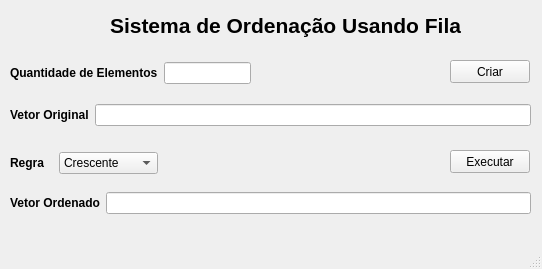
<?xml version="1.0" encoding="UTF-8"?>
<ui version="4.0">
 <class>MainWindow</class>
 <widget class="QMainWindow" name="MainWindow">
  <property name="geometry">
   <rect>
    <x>0</x>
    <y>0</y>
    <width>542</width>
    <height>269</height>
   </rect>
  </property>
  <property name="windowTitle">
   <string>MainWindow</string>
  </property>
  <widget class="QWidget" name="centralwidget">
   <widget class="QLabel" name="labelTitulo">
    <property name="geometry">
     <rect>
      <x>110</x>
      <y>10</y>
      <width>351</width>
      <height>31</height>
     </rect>
    </property>
    <property name="text">
     <string>&lt;html&gt;&lt;head/&gt;&lt;body&gt;&lt;p&gt;&lt;span style=&quot; font-size:16pt; font-weight:700;&quot;&gt;Sistema de Ordenação Usando Fila&lt;/span&gt;&lt;/p&gt;&lt;/body&gt;&lt;/html&gt;</string>
    </property>
   </widget>
   <widget class="QPushButton" name="pushButtonCriar">
    <property name="geometry">
     <rect>
      <x>450</x>
      <y>60</y>
      <width>80</width>
      <height>23</height>
     </rect>
    </property>
    <property name="text">
     <string>Criar</string>
    </property>
   </widget>
   <widget class="QPushButton" name="pushButtonExecutar">
    <property name="geometry">
     <rect>
      <x>450</x>
      <y>150</y>
      <width>80</width>
      <height>23</height>
     </rect>
    </property>
    <property name="toolTip">
     <string>&lt;html&gt;&lt;head/&gt;&lt;body&gt;&lt;p&gt;&lt;br/&gt;&lt;/p&gt;&lt;/body&gt;&lt;/html&gt;</string>
    </property>
    <property name="text">
     <string>Executar</string>
    </property>
   </widget>
   <widget class="QWidget" name="layoutWidget">
    <property name="geometry">
     <rect>
      <x>10</x>
      <y>60</y>
      <width>241</width>
      <height>26</height>
     </rect>
    </property>
    <layout class="QHBoxLayout" name="horizontalLayout">
     <item>
      <widget class="QLabel" name="labelQuantidadeElementos">
       <property name="text">
        <string>&lt;html&gt;&lt;head/&gt;&lt;body&gt;&lt;p&gt;&lt;span style=&quot; font-weight:700;&quot;&gt;Quantidade de Elementos&lt;/span&gt;&lt;/p&gt;&lt;/body&gt;&lt;/html&gt;</string>
       </property>
      </widget>
     </item>
     <item>
      <widget class="QLineEdit" name="lineEditQuantidadeDeElementos"/>
     </item>
    </layout>
   </widget>
   <widget class="QWidget" name="layoutWidget">
    <property name="geometry">
     <rect>
      <x>10</x>
      <y>100</y>
      <width>521</width>
      <height>31</height>
     </rect>
    </property>
    <layout class="QHBoxLayout" name="horizontalLayout_2">
     <item>
      <widget class="QLabel" name="labelVetorOriginal">
       <property name="text">
        <string>&lt;html&gt;&lt;head/&gt;&lt;body&gt;&lt;p&gt;&lt;span style=&quot; font-weight:700;&quot;&gt;Vetor Original&lt;/span&gt;&lt;/p&gt;&lt;/body&gt;&lt;/html&gt;</string>
       </property>
      </widget>
     </item>
     <item>
      <widget class="QLineEdit" name="lineEditVetorOriginal"/>
     </item>
    </layout>
   </widget>
   <widget class="QWidget" name="layoutWidget">
    <property name="geometry">
     <rect>
      <x>10</x>
      <y>150</y>
      <width>148</width>
      <height>26</height>
     </rect>
    </property>
    <layout class="QHBoxLayout" name="horizontalLayout_3">
     <item>
      <widget class="QLabel" name="labelRegra">
       <property name="text">
        <string>&lt;html&gt;&lt;head/&gt;&lt;body&gt;&lt;p&gt;&lt;span style=&quot; font-weight:700;&quot;&gt;Regra&lt;/span&gt;&lt;/p&gt;&lt;/body&gt;&lt;/html&gt;</string>
       </property>
      </widget>
     </item>
     <item>
      <widget class="QComboBox" name="comboBoxRegra">
       <item>
        <property name="text">
         <string>Crescente</string>
        </property>
       </item>
       <item>
        <property name="text">
         <string>Decrescente</string>
        </property>
       </item>
      </widget>
     </item>
    </layout>
   </widget>
   <widget class="QWidget" name="layoutWidget">
    <property name="geometry">
     <rect>
      <x>10</x>
      <y>190</y>
      <width>521</width>
      <height>26</height>
     </rect>
    </property>
    <layout class="QHBoxLayout" name="horizontalLayout_4">
     <item>
      <widget class="QLabel" name="labelVetorOrdenado">
       <property name="text">
        <string>&lt;html&gt;&lt;head/&gt;&lt;body&gt;&lt;p&gt;&lt;span style=&quot; font-weight:700;&quot;&gt;Vetor Ordenado&lt;/span&gt;&lt;/p&gt;&lt;/body&gt;&lt;/html&gt;</string>
       </property>
      </widget>
     </item>
     <item>
      <widget class="QLineEdit" name="lineEditVetorOrdenado"/>
     </item>
    </layout>
   </widget>
  </widget>
  <widget class="QMenuBar" name="menubar">
   <property name="geometry">
    <rect>
     <x>0</x>
     <y>0</y>
     <width>542</width>
     <height>21</height>
    </rect>
   </property>
  </widget>
  <widget class="QStatusBar" name="statusbar"/>
 </widget>
 <resources/>
 <connections/>
</ui>
